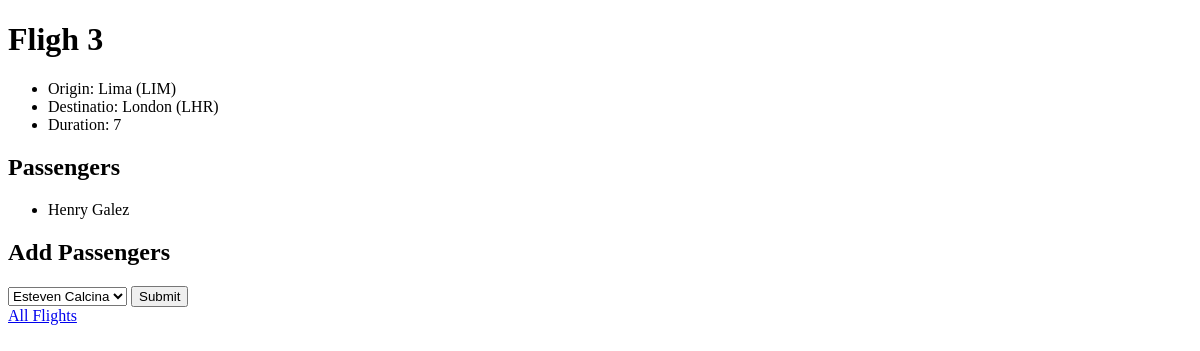
The page /flights3 on the database as committed earlier.
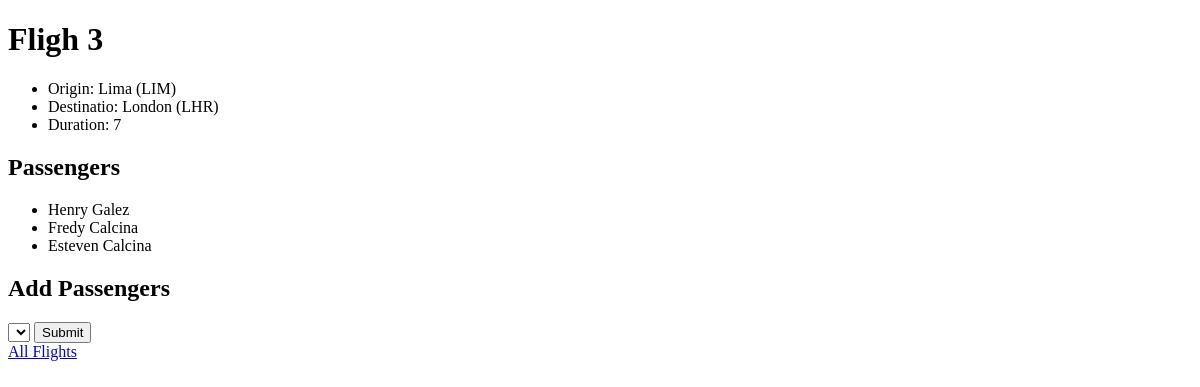
The same page on the database as committed later.
### flights/models.py (models this page shows)
class Passenger(models.Model):
    first = models.CharField(max_length=64)
    last = models.CharField(max_length=64)
    flights = models.ManyToManyField(Flight, blank=True,related_name="passengers")
    def __str__(self):
        return f"{self.first} {self.last}"

### flights/views.py (the view)
# urls.py: path("<int:flight_id>", views.flight, name="flight"),
def flight(request, flight_id):
    print("enftro flight")
    flight = Flight.objects.get(id=flight_id)
    passengers= flight.passengers.all()
    return render(request, "flights/flight.html",
            {"flight":flight,
                "passengers":passengers,
                "non_passengers":Passenger.objects.exclude(flights=flight).all()
                }
            )

### flights/models.py (called while the page is built)
    def __str__(self):
        return f"{self.city} ({self.code})"

### flights/templates/flights/flight.html (shortened to what this page needs)
{% extends "flights/layout.html" %}
{% block body %}
<h1>Fligh {{flight.id}}</h1>
<ul>
  <li>Origin: {{flight.origin}}</li>
  <li>Destinatio: {{flight.destination}}</li>
  <li>Duration: {{flight.duration}}</li>
</ul>
<h2>Passengers</h2>
<ul>
  {% for passenger in passengers %}
  <li>{{ passenger}}</li>
  {% empty %}
  <li>No Passengers</li>
  {%endfor%}
</ul>
<h2>Add Passengers</h2>
<form action ="{% url 'book' flight.id %}" method="post">
  <select name="passenger">
    {% for nopassenger in non_passengers %}
    <option value="{{nopassenger.id}}">{{nopassenger}}</option>
    {%endfor%}
  </select>
  <input type="submit">
</form>
<a href="{% url 'index'%}">All Flights</a>
{% endblock %}

Rows that differ between the two databases and show on the page:
added Passenger: first+last "Fredy Calcina"
now on this page (row unchanged): Passenger: first+last "Esteven Calcina"
Other text that changed with them:
form field passenger: "Esteven Calcina" → (not shown)
